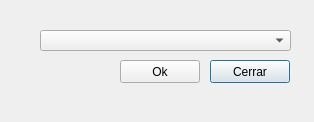
<?xml version="1.0" encoding="UTF-8"?>
<ui version="4.0">
 <class>PreferenciaDialog</class>
 <widget class="QDialog" name="PreferenciaDialog">
  <property name="geometry">
   <rect>
    <x>0</x>
    <y>0</y>
    <width>314</width>
    <height>122</height>
   </rect>
  </property>
  <property name="minimumSize">
   <size>
    <width>314</width>
    <height>122</height>
   </size>
  </property>
  <property name="maximumSize">
   <size>
    <width>314</width>
    <height>122</height>
   </size>
  </property>
  <property name="windowTitle">
   <string>Preferencias Cliente</string>
  </property>
  <property name="sizeGripEnabled">
   <bool>false</bool>
  </property>
  <property name="modal">
   <bool>true</bool>
  </property>
  <widget class="QComboBox" name="comboBox">
   <property name="geometry">
    <rect>
     <x>40</x>
     <y>30</y>
     <width>251</width>
     <height>21</height>
    </rect>
   </property>
  </widget>
  <widget class="QPushButton" name="pushCerrar">
   <property name="geometry">
    <rect>
     <x>210</x>
     <y>60</y>
     <width>80</width>
     <height>23</height>
    </rect>
   </property>
   <property name="text">
    <string>Cerrar</string>
   </property>
  </widget>
  <widget class="QPushButton" name="pushOk">
   <property name="geometry">
    <rect>
     <x>120</x>
     <y>60</y>
     <width>80</width>
     <height>23</height>
    </rect>
   </property>
   <property name="text">
    <string>Ok</string>
   </property>
  </widget>
 </widget>
 <resources/>
 <connections/>
</ui>
